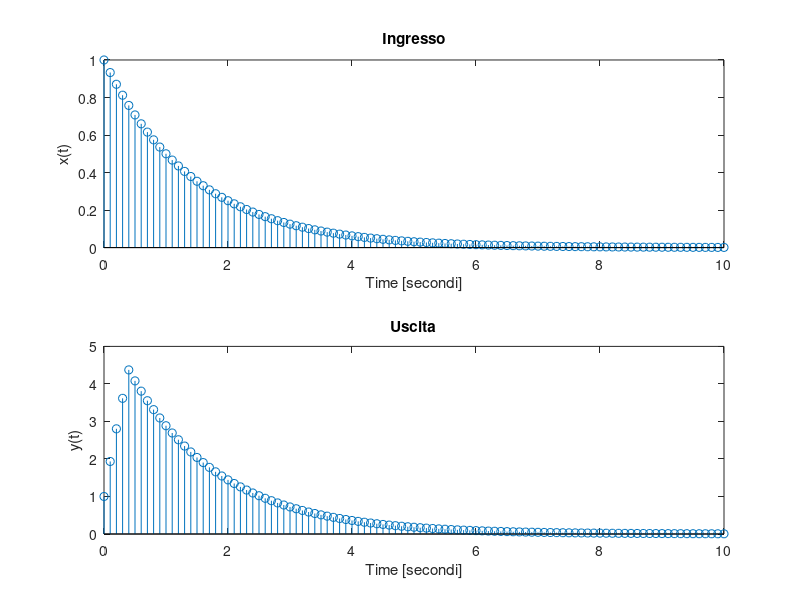

Write the MATLAB code that produced this figure.
%% Elaborazione Segnali Biomedici - Soluzione Laboratorio 06
% Prof. Veronese Mattia - UNIPD

%% OPENING
clear all
close all
clc

%% Esercizio 3
% Calcolare l’uscita del sistema
% y(n) = x(n)+ x(n-1) + x(n-2) + x(n-3) + x(n-4)
% in risposta all ingresso x, l'esponenziale di base 0.5 definito
% nell'intervallo di tempo (0,10) con tc=0.1 secondi
A = [1];
B = [1 1 1 1 1];
tc = 0.1; %secondi
time = [0:tc:10]; %secondi
x = (0.5).^time;  %ingresso


% Uscita del sistema
y = filter(B,A,x);


% Plottare i segnali ingresso x e uscita y rispetto al tempo 
figure
subplot(2,1,1)
stem(time,x)
xlabel('Time [secondi]')
ylabel('x(t)')
title('Ingresso')
subplot(2,1,2)
stem(time,y)
xlabel('Time [secondi]')
ylabel('y(t)')
title('Uscita')


